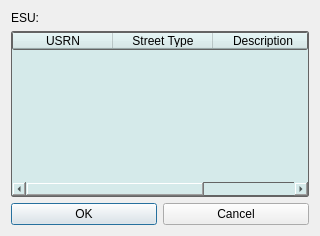
<?xml version="1.0" encoding="UTF-8"?>
<ui version="4.0">
 <class>streetSelectorDialog</class>
 <widget class="QDialog" name="streetSelectorDialog">
  <property name="windowModality">
   <enum>Qt::ApplicationModal</enum>
  </property>
  <property name="geometry">
   <rect>
    <x>0</x>
    <y>0</y>
    <width>320</width>
    <height>236</height>
   </rect>
  </property>
  <property name="windowTitle">
   <string>Street Selector</string>
  </property>
  <property name="modal">
   <bool>true</bool>
  </property>
  <layout class="QGridLayout" name="gridLayout">
   <item row="2" column="0">
    <layout class="QHBoxLayout" name="horizontalLayout">
     <item>
      <widget class="QPushButton" name="okPushButton">
       <property name="text">
        <string>OK</string>
       </property>
      </widget>
     </item>
     <item>
      <widget class="QPushButton" name="cancelPushButton">
       <property name="text">
        <string>Cancel</string>
       </property>
      </widget>
     </item>
    </layout>
   </item>
   <item row="0" column="0">
    <widget class="QLabel" name="esuLabel">
     <property name="text">
      <string>ESU:</string>
     </property>
    </widget>
   </item>
   <item row="1" column="0">
    <widget class="QTableWidget" name="usrnTableWidget">
     <property name="styleSheet">
      <string notr="true">border-width:0.5px;
border-style: solid;
border-radius: 2px;
border-color:  rgb(100,100,100);
background-color: rgb(213, 234, 234);</string>
     </property>
     <property name="editTriggers">
      <set>QAbstractItemView::AnyKeyPressed|QAbstractItemView::DoubleClicked</set>
     </property>
     <property name="alternatingRowColors">
      <bool>true</bool>
     </property>
     <property name="selectionBehavior">
      <enum>QAbstractItemView::SelectRows</enum>
     </property>
     <property name="wordWrap">
      <bool>false</bool>
     </property>
     <attribute name="horizontalHeaderShowSortIndicator" stdset="0">
      <bool>true</bool>
     </attribute>
     <attribute name="horizontalHeaderStretchLastSection">
      <bool>true</bool>
     </attribute>
     <attribute name="verticalHeaderVisible">
      <bool>false</bool>
     </attribute>
     <attribute name="verticalHeaderDefaultSectionSize">
      <number>30</number>
     </attribute>
     <attribute name="verticalHeaderStretchLastSection">
      <bool>false</bool>
     </attribute>
     <column>
      <property name="text">
       <string>USRN</string>
      </property>
     </column>
     <column>
      <property name="text">
       <string>Street Type</string>
      </property>
     </column>
     <column>
      <property name="text">
       <string>Description</string>
      </property>
     </column>
    </widget>
   </item>
  </layout>
 </widget>
 <resources/>
 <connections/>
 <slots>
  <slot>scopy()</slot>
 </slots>
</ui>
